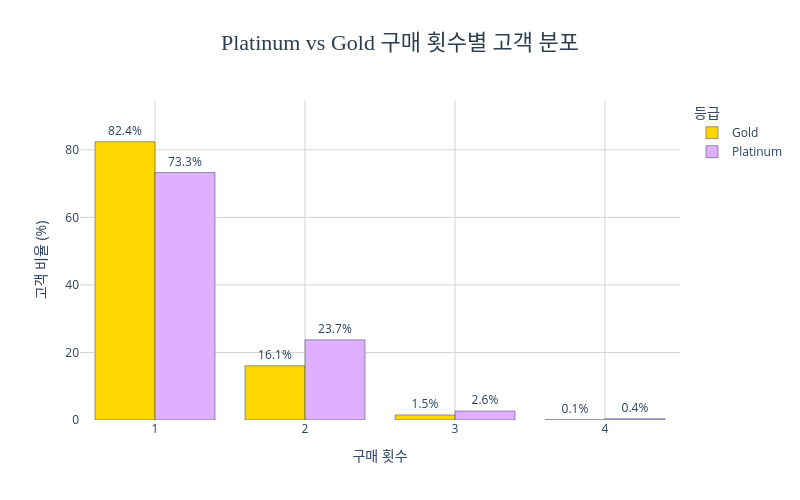

Notebook code cell kept with this figure:
### Code cell
# 시각화
fig = go.Figure()

colors = {'Gold': '#FFD700', 'Platinum': '#E0B0FF'}

for grade in ['Gold', 'Platinum']:
    data = freq_dist[freq_dist['Grade'] == grade]
    fig.add_trace(
        go.Bar(
            x=data['purchase_count'],
            y=data['ratio(%)'],
            name=grade,
            marker_color=colors[grade],
            marker=dict(line=dict(color='#2c3e50', width=0.5)),
            text=data['ratio(%)'].apply(lambda x: f'{x:.1f}%'),
            textposition='outside'
        )
    )

fig.update_layout(
    title=dict(
        text='Platinum vs Gold 구매 횟수별 고객 분포',
        font=dict(size=22, color='#2c3e50', family='Arial Black'),
        x=0.5,
        xanchor='center'
    ),
    height=500,
    width=800,
    plot_bgcolor='white',
    barmode='group',
    legend=dict(title='등급')
)

fig.update_xaxes(
    title_text='구매 횟수',
    tickvals=sorted(freq_dist['purchase_count'].unique()),
    gridcolor='lightgray'
)
fig.update_yaxes(
    title_text='고객 비율 (%)',
    gridcolor='lightgray',
    range=[0, freq_dist['ratio(%)'].max() * 1.15]
)

fig.show()

### Figure 1 — Plotly figure (JSON) as saved in the notebook; plotly's stock layout.template omitted (floating-point values rounded to 4 significant figures)
{"data": [{"marker": {"color": "#FFD700", "line": {"color": "#2c3e50", "width": 0.5}}, "name": "Gold", "text": ["82.4%", "16.1%", "1.5%", "0.1%"], "textposition": "outside", "type": "bar", "x": [1, 2, 3, 4], "y": [82.4, 16.05, 1.5, 0.05]}, {"marker": {"color": "#E0B0FF", "line": {"color": "#2c3e50", "width": 0.5}}, "name": "Platinum", "text": ["73.3%", "23.7%", "2.6%", "0.4%"], "textposition": "outside", "type": "bar", "x": [1, 2, 3, 4], "y": [73.27, 23.73, 2.65, 0.36]}], "layout": {"barmode": "group", "height": 500, "legend": {"title": {"text": "등급"}}, "plot_bgcolor": "white", "title": {"font": {"color": "#2c3e50", "family": "Arial Black", "size": 22}, "text": "Platinum vs Gold 구매 횟수별 고객 분포", "x": 0.5, "xanchor": "center"}, "width": 800, "xaxis": {"gridcolor": "lightgray", "tickvals": [1, 2, 3, 4], "title": {"text": "구매 횟수"}}, "yaxis": {"gridcolor": "lightgray", "range": [0, 94.76], "title": {"text": "고객 비율 (%)"}}}}
